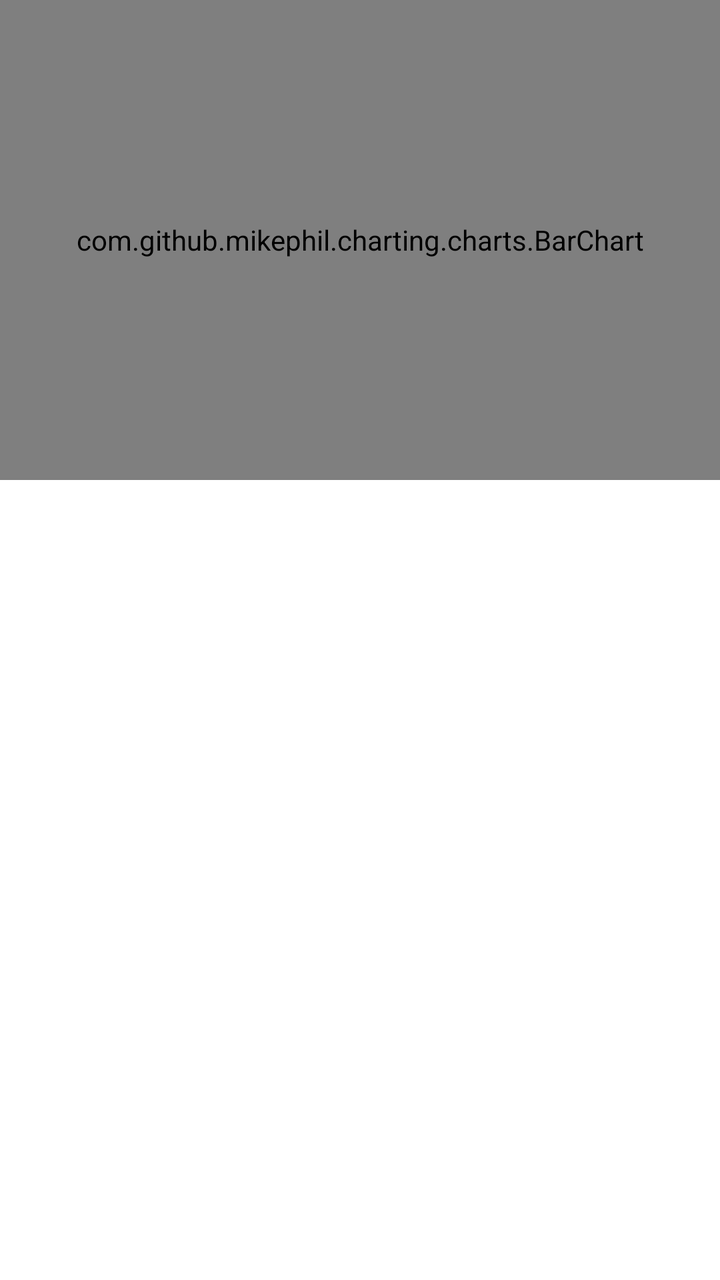
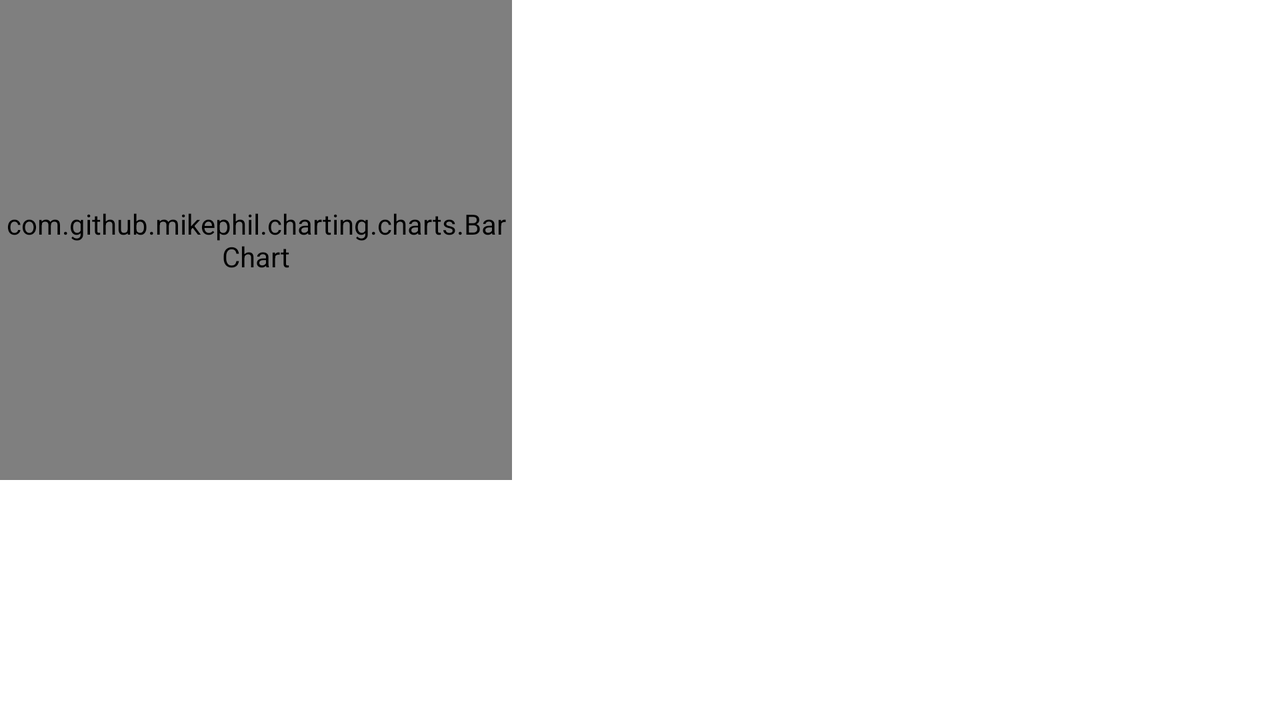

First picture: res/layout/ on a phone held upright. Second picture: the repository's own variant of that layout, on a device whose configuration matches the variant's folder. Source for both follows.
<!-- AndroidManifest.xml: application theme AppTheme -->
<!-- res/layout/fragment_category.xml -->
<?xml version="1.0" encoding="utf-8"?>
<android.support.v4.widget.NestedScrollView xmlns:android="http://schemas.android.com/apk/res/android"
    android:layout_width="match_parent"
    android:layout_height="match_parent">

    <LinearLayout
        android:layout_width="match_parent"
        android:layout_height="wrap_content"
        android:orientation="vertical"
        android:descendantFocusability="blocksDescendants">

        <com.github.mikephil.charting.charts.BarChart
            android:id="@+id/chart"
            android:layout_width="match_parent"
            android:layout_height="240dp" />

        <android.support.v7.widget.RecyclerView
            android:id="@+id/transactions_rv"
            android:layout_width="match_parent"
            android:layout_height="wrap_content" />
    </LinearLayout>

</android.support.v4.widget.NestedScrollView>
<!-- resources referenced by this layout -->
<resources>
  <style name="AppTheme" parent="Theme.AppCompat.Light.NoActionBar">
          
          <item name="colorPrimary">@color/white</item>
          <item name="colorPrimaryDark">@color/colorAccent</item>
          <item name="colorAccent">@color/colorAccent</item>
          <item name="android:windowBackground">@color/white</item>
          <item name="android:windowActivityTransitions">true</item>
          <item name="titleTextColor">#000</item>
          
      </style>
  <color name="white">#fff</color>
  <color name="colorAccent">#ff00b2bc</color>
</resources>
<!-- res/layout-land/fragment_category.xml (the repository's variant of the layout above) -->
<!-- drawn on the phone turned sideways -->
<?xml version="1.0" encoding="utf-8"?>
<android.support.v4.widget.NestedScrollView xmlns:android="http://schemas.android.com/apk/res/android"
    android:layout_width="match_parent"
    android:layout_height="match_parent">

    <LinearLayout
        android:layout_width="match_parent"
        android:layout_height="wrap_content"
        android:orientation="horizontal"

        android:descendantFocusability="blocksDescendants">

        <com.github.mikephil.charting.charts.BarChart
            android:id="@+id/chart"
            android:layout_width="0dp"
            android:layout_weight="40"
            android:layout_height="240dp" />

        <android.support.v7.widget.RecyclerView
            android:id="@+id/transactions_rv"
            android:layout_width="0dp"
            android:layout_height="wrap_content"
            android:layout_weight="60"/>
    </LinearLayout>

</android.support.v4.widget.NestedScrollView>
